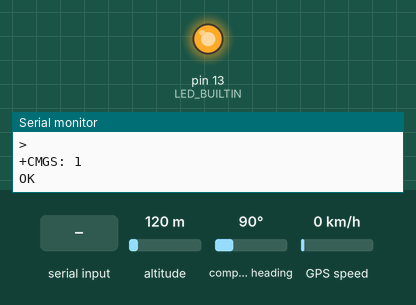
A sketch run on a simulated Arduino Uno, built with avr-gcc and run on an emulated ATmega328P. Shown: output pins drawn as LEDs (lit = HIGH), the last lines printed to the serial monitor. Inputs (shaded band) come from the test bench; at power-on: altitude 120 m, compass heading 90°, GPS speed 0 km/h. The GPS gets a fix after 3 s at 37.7749, -122.4194 with 8 satellites; the modem accepts every AT command (registered, SIM ready, sends succeed) and sends nothing else.

Above: at 15.9 s.
16.0 s: "Turn Off" received over the second serial link
At 16.6 s:
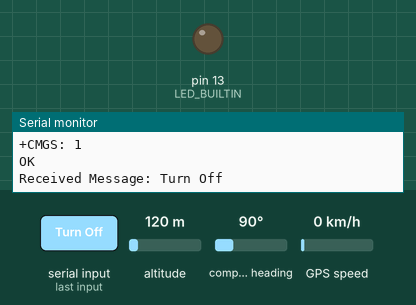
17.5 s: "Turn On" received over the second serial link
At 18.6 s:
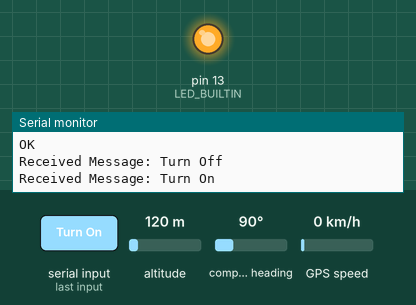
Timing chart, 0 to 20.5 s (numbered marks = the images above; inputs shaded):
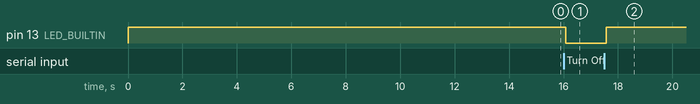

Measured:
- after the input at 16.0 s, pin 13 (LED_BUILTIN): HIGH → LOW after 0.08 s
- after the input at 17.5 s, pin 13 (LED_BUILTIN): LOW → HIGH after 0.07 s

The sketch:

AutoShield.ino
```cpp
#include <SoftwareSerial.h>
#include <TinyGPS.h>

// Create software serial object to communicate with SIM900 and GPS
SoftwareSerial SIM900(7, 8); // SIM900 Tx & Rx is connected to Arduino #7 & #8
SoftwareSerial gpsSerial(4, 3); // GPS Tx & Rx is connected to Arduino #4 & #3

TinyGPS gps;

bool messageProcessed = false; // Flag to track whether message has been processed
String messageBuffer = ""; // Buffer to store the received message

void setup() {
  // led high for indicating vehicle turned ON
  pinMode(LED_BUILTIN, OUTPUT);
  digitalWrite(LED_BUILTIN, HIGH);

  // Begin serial communication with Arduino and Arduino IDE (Serial Monitor)
  Serial.begin(9600);

  // Begin serial communication with Arduino and SIM900
  SIM900.begin(9600);

  // Begin serial communication with GPS module
  gpsSerial.begin(9600);

  Serial.println("Initializing Autoshield...");
  delay(1000);

  initializeGSM();
  configureSMSMode();
  configureSMSNotification();
  sendAlertSMS();
  Serial.write("SMS sent!");
}

void loop() {
  // Check if there is any incoming data
  if (SIM900.available() > 0) {
    readIncomingData();
  }

  // Process the message if it has been received and not processed yet
  if (messageBuffer.length() > 0 && !messageProcessed) {
    processMessage(messageBuffer);
    messageBuffer = ""; // Clear the buffer after processing
  }
}

void sendATCommand(const char* command, int waitTime) {
  SIM900.println(command);
  delay(waitTime); // Delay in milliseconds
  while (SIM900.available()) {
    Serial.write(SIM900.read()); // Forward what Software Serial received to Serial Port
  }
}

void initializeGSM() {
  sendATCommand("AT", 1000);
  sendATCommand("AT+CSQ", 1000);   // Signal quality test
  sendATCommand("AT+CCID", 1000);  // Read SIM information
  sendATCommand("AT+CREG?", 1000); // Check network registration
}

void configureSMSMode() {
  sendATCommand("AT+CMGF=1\r", 1000); // Set SIM900 to SMS mode
}

void sendAlertSMS() {
  float flat, flon;
  unsigned long age;

  // Get GPS coordinates
  smartDelay(5000); // Wait for GPS data to be available
  gps.f_get_position(&flat, &flon, &age);

  // Construct message with GPS coordinates
  String message = "Theft alert! ";
  if (age == TinyGPS::GPS_INVALID_AGE) {
    message += "No GPS data available.";
  } else {
    message += "Location: ";
    message += "Lat: " + String(flat, 6) + ", ";
    message += "Lon: " + String(flon, 6);
  }

  sendSMS("+923025231476", message.c_str());
}

void sendSMS(const char* phoneNumber, const char* message) {
  configureSMSMode();
  SIM900.print("AT+CMGS=\"");
  SIM900.print(phoneNumber);
  SIM900.println("\"");
  delay(1000); // Short delay to process command

  SIM900.print(message);
  delay(1000); // Short delay to process command

  // End AT command with a ^Z (ASCII code 26)
  SIM900.write(26);
  delay(500); // Wait for the message to be sent and processed
}

void configureSMSNotification() {
  sendATCommand("AT+CNMI=2,2,0,0,0\r", 100); // Set module to send SMS data to serial out upon receipt
}

void readIncomingData() {
  String message = ""; // Variable to store the received message

  // Read incoming data until there's nothing left
  while (SIM900.available()) {
    char incoming_char = SIM900.read();
    message += incoming_char; // Append each character to the message string
    delay(10); // Small delay to allow the next character to be received
  }

  if (message.length() > 0) {
    messageBuffer = message; // Save the message to the buffer
  }
}

void processMessage(String msg) {
  // Do something with the received message
  Serial.println("Received Message: " + msg);

  // Check if the received message contains "Turn Off"
  if (msg.indexOf("Turn Off") != -1) {
    digitalWrite(LED_BUILTIN, LOW); // Set the built-in LED pin to LOW to turn it off
  } else if (msg.indexOf("Turn On") != -1) {
    digitalWrite(LED_BUILTIN, HIGH); // Set the built-in LED pin to HIGH to turn it on
  }
}

static void smartDelay(unsigned long ms) {
  unsigned long start = millis();
  do {
    while (gpsSerial.available())
      gps.encode(gpsSerial.read());
  } while (millis() - start < ms);
}
```
